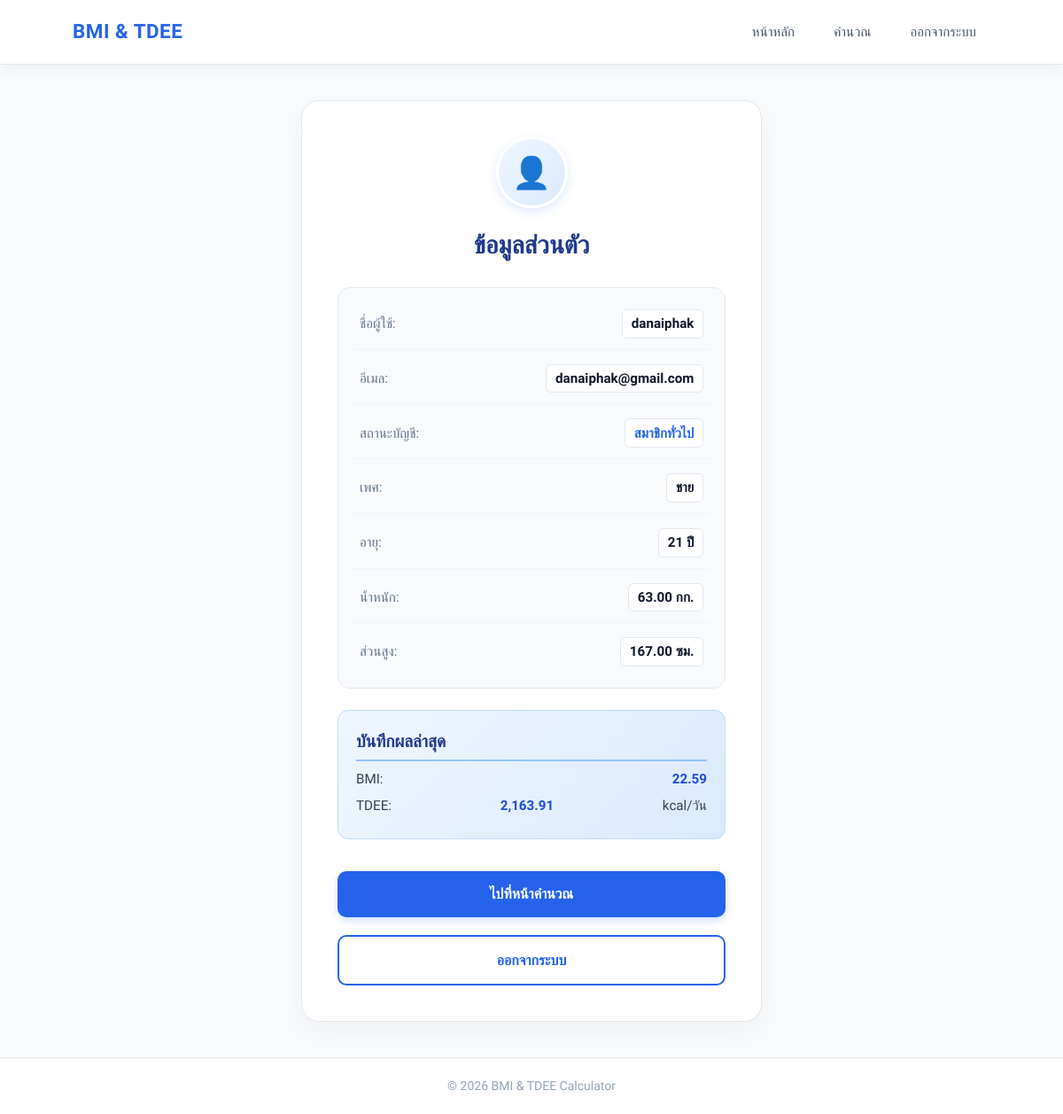
Page /profile.php (signed in) on the earlier database version.
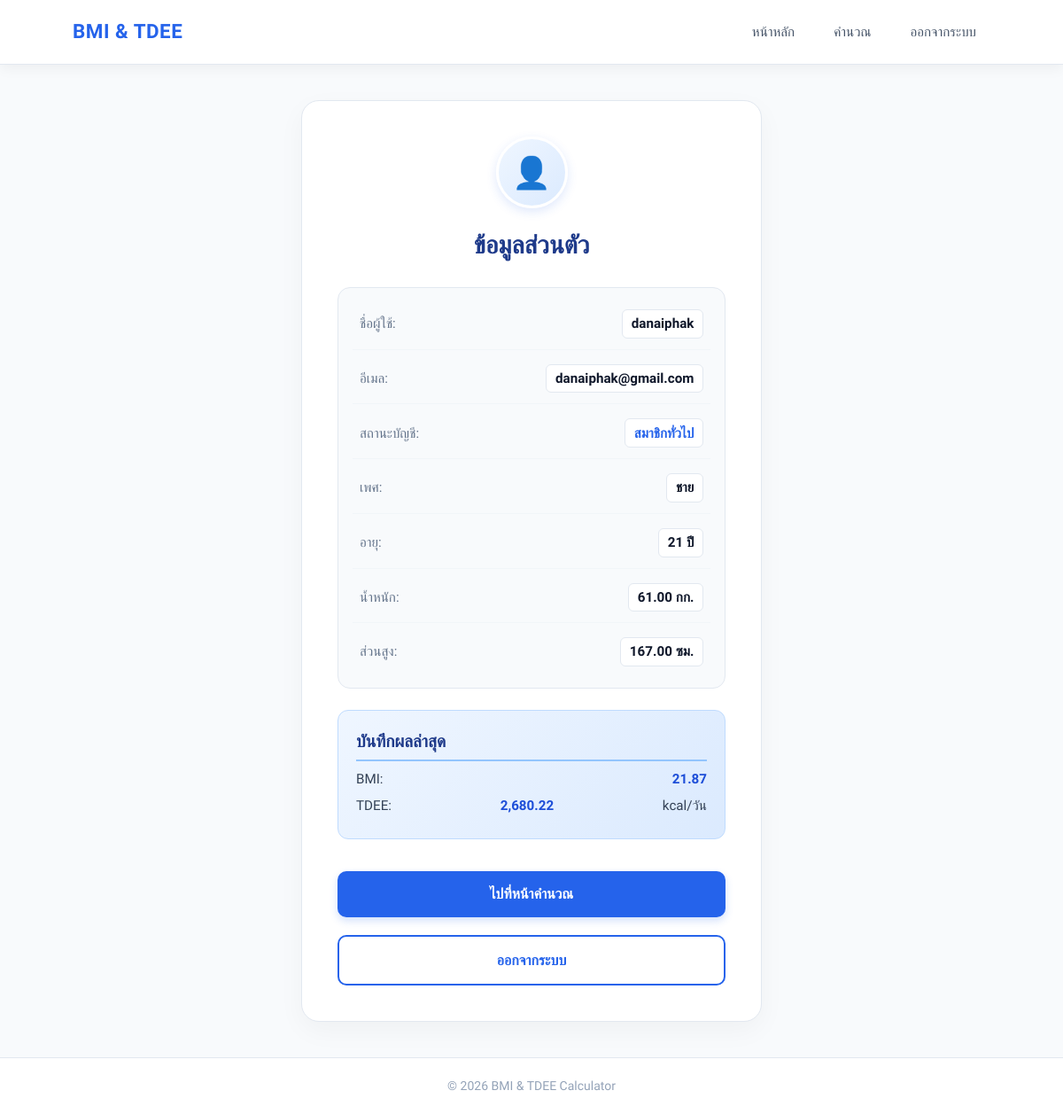
Same page on the later database version.
### tables this page shows
CREATE TABLE `user` (
  `user_id` int(11) NOT NULL,
  `user_name` varchar(100) NOT NULL,
  `user_email` varchar(100) NOT NULL,
  `phone_number` varchar(15) NOT NULL,
  `user_password` varchar(255) NOT NULL,
  `user_role` enum('user','admin') NOT NULL DEFAULT 'user',
  `user_gender` enum('male','female') DEFAULT NULL,
  `user_age` int(11) DEFAULT NULL,
  `user_weight` decimal(5,2) DEFAULT NULL,
  `user_height` decimal(5,2) DEFAULT NULL,
  `user_activity_level` decimal(4,3) DEFAULT NULL,
  `user_bmi` decimal(4,2) DEFAULT NULL,
  `user_bmr` decimal(6,2) DEFAULT NULL,
  `user_tdee` decimal(6,2) DEFAULT NULL,
  `created_at` timestamp NOT NULL DEFAULT current_timestamp(),
  `updated_at` timestamp NULL DEFAULT NULL ON UPDATE current_timestamp(),
  `user_goal` enum('lose','maintain','gain') DEFAULT NULL,
  `user_target_calories` decimal(6,2) DEFAULT NULL,
  `user_bmi_category` varchar(50) DEFAULT NULL
);

### profile.php (the view, shortened to what this page needs)
<?php
require_once "db.php";
$user_id = $_SESSION["user_id"];
$user_data = null;
$stmt = $conn->prepare("SELECT user_id, user_name, user_email, user_role, user_gender, user_age, user_weight, user_height, user_bmi, user_tdee, created_at FROM user WHERE user_id = ? LIMIT 1");
if ($stmt) {
    $stmt->bind_param("i", $user_id);
    $stmt->execute();
    $result = $stmt->get_result();
    $user_data = $result->fetch_assoc();
}
?>
<!DOCTYPE html>
<html lang="th">
<head>
    <link rel="stylesheet" href="style.css">
</head>
<body>
    <header>
        <nav class="navbar">
            <a href="index.php" class="logo">BMI & TDEE</a>
            <div class="nav-links">
                <a href="index.php">หน้าหลัก</a>
                <a href="calculate.php">คำนวณ</a>
                <a href="logout.php">ออกจากระบบ</a>
            </div>
        </nav>
    </header>
    <main>
        <section class="form-container profile-card">
            <h1>ข้อมูลส่วนตัว</h1>
            <?php if ($user_data): ?>
                <div class="profile-info">
                    <div class="info-item">
                        <span class="info-label">ชื่อผู้ใช้:</span>
                        <span class="info-value"><?= htmlspecialchars($user_data["user_name"] ?? "-", ENT_QUOTES, "UTF-8") ?></span>
                    </div>
                    <div class="info-item">
                        <span class="info-label">อีเมล:</span>
                        <span class="info-value"><?= htmlspecialchars($user_data["user_email"] ?? "-", ENT_QUOTES, "UTF-8") ?></span>
                    </div>
                    <div class="info-item">
                        <span class="info-label">สถานะบัญชี:</span>
                        <span class="info-value" style="color: <?= ($user_data["user_role"] ?? "") === "admin" ? "#dc2626" : "#2563eb" ?>;">
                            <?= ($user_data["user_role"] ?? "") === "admin" ? "ผู้ดูแลระบบ (Admin)" : "สมาชิกทั่วไป" ?>
                        </span>
                    </div>
                    <div class="info-item">
                        <span class="info-label">เพศ:</span>
                        <span class="info-value">
                            <?php
                                $gender = $user_data["user_gender"] ?? "";
                                echo $gender === "male" ? "ชาย" : ($gender === "female" ? "หญิง" : "-");
                            ?>
                        </span>
                    </div>
                    <div class="info-item">
                        <span class="info-label">อายุ:</span>
                        <span class="info-value"><?= !empty($user_data["user_age"]) ? htmlspecialchars((string)$user_data["user_age"]) . " ปี" : "-" ?></span>
                    </div>
                    <div class="info-item">
                        <span class="info-label">น้ำหนัก:</span>
                        <span class="info-value"><?= !empty($user_data["user_weight"]) ? htmlspecialchars((string)$user_data["user_weight"]) . " กก." : "-" ?></span>
                    </div>
                    <div class="info-item">
                        <span class="info-label">ส่วนสูง:</span>
                        <span class="info-value"><?= !empty($user_data["user_height"]) ? htmlspecialchars((string)$user_data["user_height"]) . " ซม." : "-" ?></span>
                    </div>
                </div>
                <?php if (!empty($user_data["user_bmi"]) || !empty($user_data["user_tdee"])): ?>
                    <div class="result-container">
                        <h2>บันทึกผลล่าสุด</h2>
                        <p>BMI: <strong><?= !empty($user_data["user_bmi"]) ? number_format($user_data["user_bmi"], 2) : "-" ?></strong></p>
                        <p>TDEE: <strong><?= !empty($user_data["user_tdee"]) ? number_format($user_data["user_tdee"], 2) : "-" ?></strong> kcal/วัน</p>
                    </div>
                <?php endif; ?>
                <div class="profile-actions" style="margin-top: 1.5rem;">
                    <a href="calculate.php" class="btn">ไปที่หน้าคำนวณ</a>
                    <a href="logout.php" class="btn btn-secondary">ออกจากระบบ</a>
                </div>
            <?php else: ?>
                <p class="error-message">ไม่พบข้อมูลผู้ใช้งาน</p>
            <?php endif; ?>
        </section>
    </main>
    <footer>
        <p>&copy; <?= date("Y") ?> BMI & TDEE Calculator</p>
    </footer>
</body>
</html>

Differences in the rows shown:
changed user "danaiphak": user_weight "63.00" → "61.00"; user_bmi "22.59" → "21.87"; user_tdee "2,163.91" → "2,680.22"
